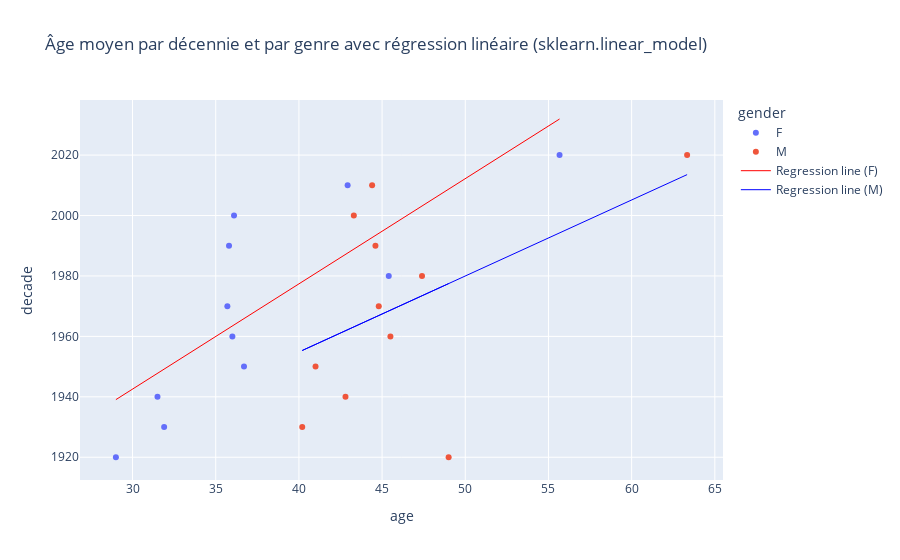

The cell this chart's notebook holds for it:
### Code cell
import pandas as pd
import plotly.express as px
from sklearn.linear_model import LinearRegression

# Supposons que df est votre DataFrame avec les colonnes 'year', 'age' et 'gender'

# 1. Créer une nouvelle colonne pour représenter la décennie
df['decade'] = (df['year'] // 10) * 10

# 2. Calculer l'âge moyen par décennie et par genre
mean_age_by_decade_gender = df.groupby(['decade', 'gender'])['age'].mean().reset_index()

# 3. Créer le modèle de régression linéaire
model = LinearRegression()

# Définir les couleurs pour chaque genre
color_map = {'M': 'blue', 'F': 'red'}

# 4. Pour chaque genre, ajustez le modèle et prédisez les valeurs
fig = px.scatter(mean_age_by_decade_gender, x='age', y='decade', color='gender',
                 title="Âge moyen par décennie et par genre avec régression linéaire (sklearn.linear_model)")

for gender in mean_age_by_decade_gender['gender'].unique():
    data = mean_age_by_decade_gender[mean_age_by_decade_gender['gender'] == gender]
    X = data['age'].values.reshape(-1, 1)  # Features (âge moyen)
    y = data['decade']  # Target (décennie)
    model.fit(X, y)  # Ajuster le modèle
    # Prédire les valeurs
    data = data.copy()  # Créer une copie indépendante du DataFrame
    data['predicted_decade'] = model.predict(X)
    # Ajouter les valeurs prédites au graphique en tant que ligne avec la couleur spécifique au genre
    fig.add_scatter(x=data['age'], y=data['predicted_decade'], mode='lines',
                    name=f'Regression line ({gender})', line=dict(color=color_map[gender], width=1))

# Afficher le graphique interactif
fig.show()

### Figure 1 — Plotly figure (JSON) as saved in the notebook; plotly's stock layout.template omitted (floating-point values rounded to 4 significant figures)
{"data": [{"hovertemplate": "gender=F<br>age=%{x}<br>decade=%{y}<extra></extra>", "legendgroup": "F", "marker": {"color": "#636efa", "symbol": "circle"}, "mode": "markers", "name": "F", "orientation": "v", "showlegend": true, "type": "scatter", "x": [29, 31.9, 31.5, 36.7, 36, 35.7, 45.4, 35.8, 36.1, 42.93, 55.67], "xaxis": "x", "y": [1920, 1930, 1940, 1950, 1960, 1970, 1980, 1990, 2000, 2010, 2020], "yaxis": "y"}, {"hovertemplate": "gender=M<br>age=%{x}<br>decade=%{y}<extra></extra>", "legendgroup": "M", "marker": {"color": "#EF553B", "symbol": "circle"}, "mode": "markers", "name": "M", "orientation": "v", "showlegend": true, "type": "scatter", "x": [49, 40.2, 42.8, 41, 45.5, 44.8, 47.4, 44.6, 43.3, 44.4, 63.33], "xaxis": "x", "y": [1920, 1930, 1940, 1950, 1960, 1970, 1980, 1990, 2000, 2010, 2020], "yaxis": "y"}, {"line": {"color": "red", "width": 1}, "mode": "lines", "name": "Regression line (F)", "type": "scatter", "x": [29, 31.9, 31.5, 36.7, 36, 35.7, 45.4, 35.8, 36.1, 42.93, 55.67], "y": [1939.0, 1949.0, 1948.0, 1966.0, 1963.0, 1962.0, 1996.0, 1963.0, 1964.0, 1988.0, 2032.0]}, {"line": {"color": "blue", "width": 1}, "mode": "lines", "name": "Regression line (M)", "type": "scatter", "x": [49, 40.2, 42.8, 41, 45.5, 44.8, 47.4, 44.6, 43.3, 44.4, 63.33], "y": [1977.0, 1955.0, 1962.0, 1957.0, 1969.0, 1967.0, 1973.0, 1966.0, 1963.0, 1966.0, 2014.0]}], "layout": {"autosize": true, "legend": {"title": {"text": "gender"}, "tracegroupgap": 0}, "title": {"text": "Âge moyen par décennie et par genre avec régression linéaire (sklearn.linear_model)"}, "xaxis": {"anchor": "y", "autorange": true, "domain": [0, 1], "range": [26.9, 65.43], "title": {"text": "age"}, "type": "linear"}, "yaxis": {"anchor": "x", "autorange": true, "domain": [0, 1], "range": [1911.0, 2038.0], "title": {"text": "decade"}, "type": "linear"}}}
